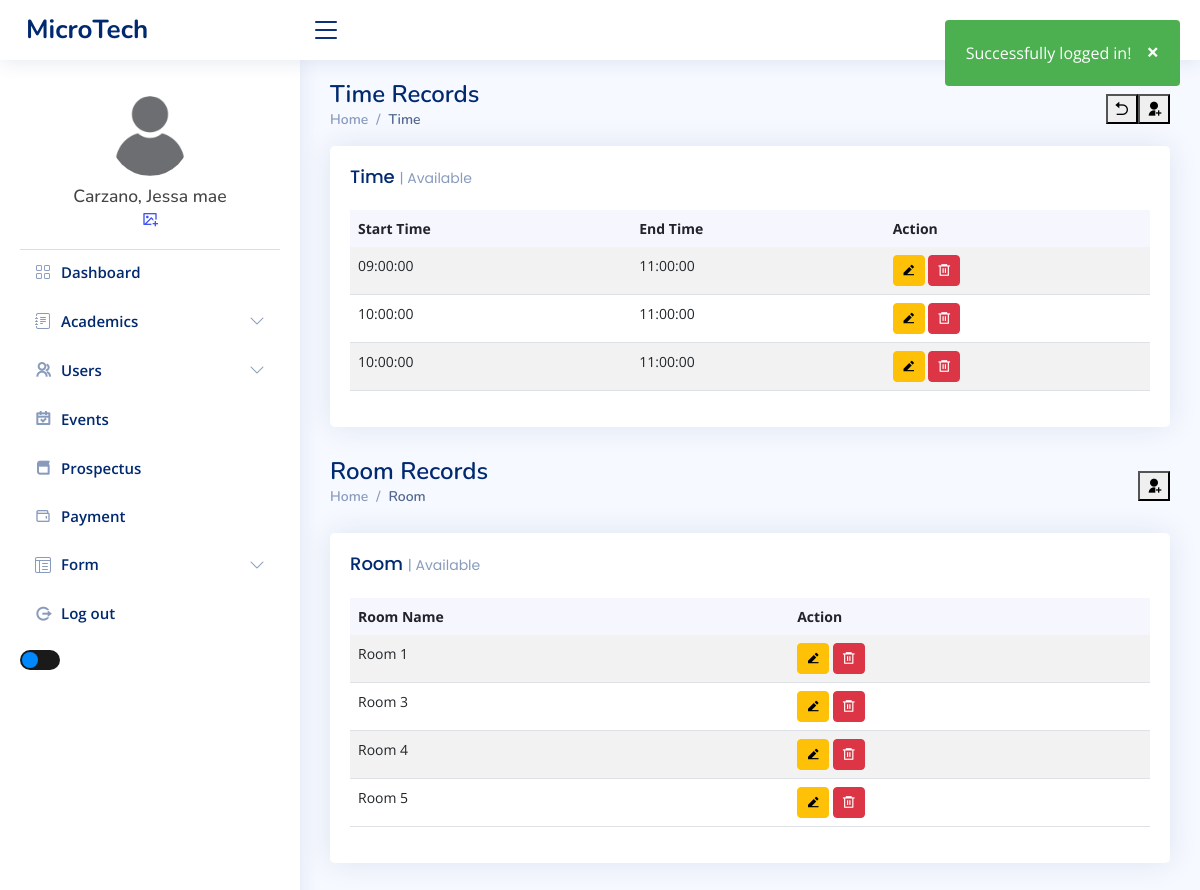
The page /admin/set-slots.php (signed in) on the database as committed earlier.
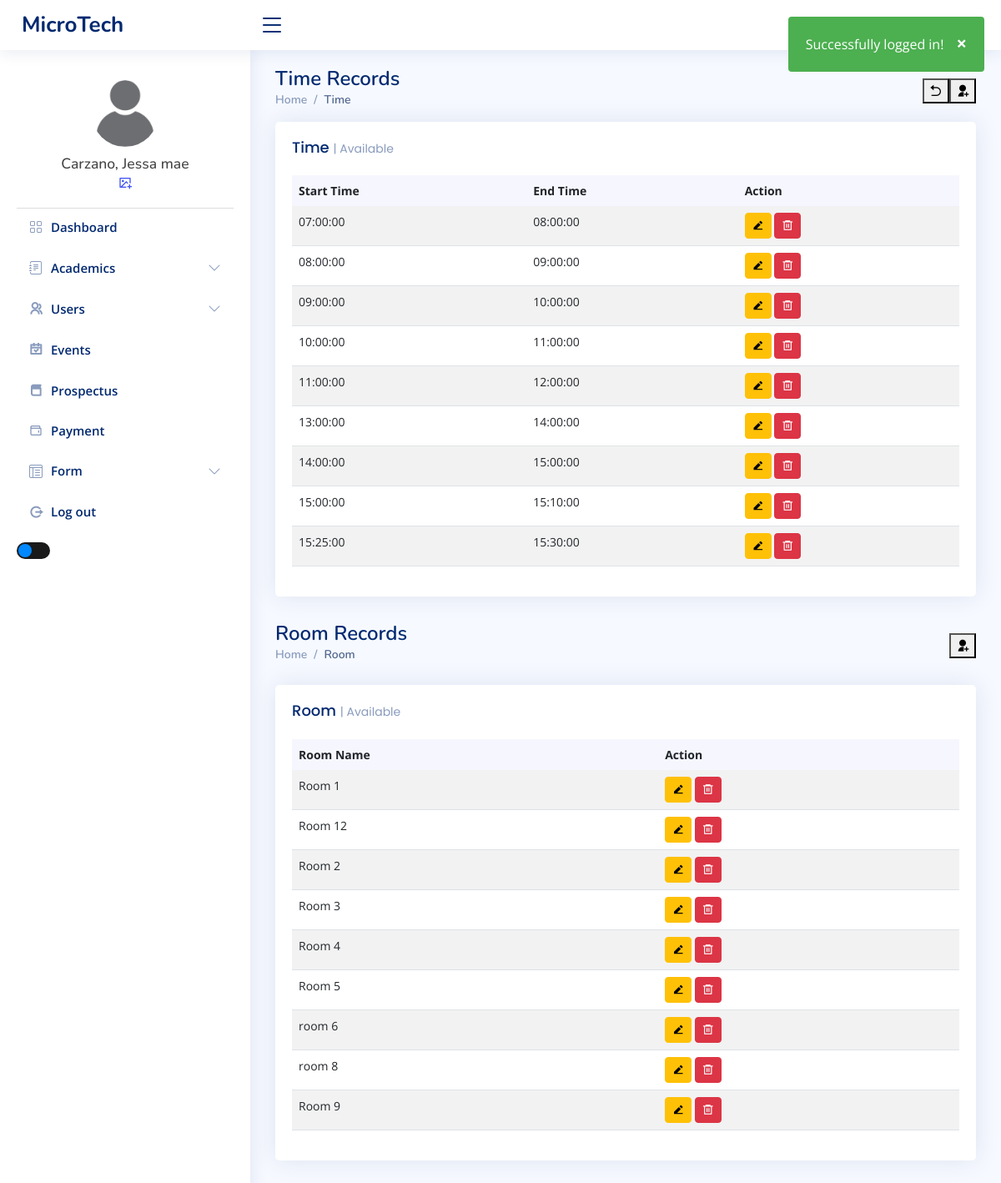
The same page on the database as committed later.
### tables this page shows
CREATE TABLE `tbl_sched_time` (
  `time_id` int(11) NOT NULL,
  `start_time` time DEFAULT NULL,
  `end_time` time DEFAULT NULL
);

CREATE TABLE `tbl_rooms` (
  `room_id` int(11) NOT NULL,
  `room_name` varchar(50) DEFAULT NULL
);

### admin/set-slots.php (the view, shortened to what the changed rows need)
<?php include_once "../templates/header.php" ?>
<?php
$connection = new Connection();
$conn = $connection->open();
$timeSlots = [];
$rooms = [];
try {
    $stmt = $conn->prepare("SELECT * FROM tbl_sched_time ORDER BY start_time, end_time");
    $stmt->execute();
    $timeSlots = $stmt->fetchAll(PDO::FETCH_ASSOC);
    $stmt = $conn->prepare("SELECT * FROM tbl_rooms ORDER BY room_name");
    $stmt->execute();
    $rooms = $stmt->fetchAll(PDO::FETCH_ASSOC);
} catch (PDOException $e) {
    echo "Error: " . $e->getMessage();
}
?>
<main id="main" class="main">
    <div class="pagetitle">
        <h1> Time Records</h1>
    </div>
    <section class="section dashboard">
        <div class="row">
            <div class="col-12">
                <div class="card recent-sales overflow-auto">
                    <div class="card-body">
                        <table class="table table-striped datatable">
                            <thead>
                                <tr>
                                    <th scope="col">Start Time</th>
                                    <th scope="col">End Time</th>
                                    <th scope="col">Action</th>
                                </tr>
                            </thead>
                            <tbody>
                                <?php foreach ($timeSlots as $slot): ?>
                                    <tr>
                                        <td><?php echo htmlspecialchars($slot['start_time']); ?></td>
                                        <td><?php echo htmlspecialchars($slot['end_time']); ?></td>
                                        <td>
                                            <button class="btn btn-sm btn-warning ri-edit-2-fill edit-time" data-id="<?php echo $slot['time_id']; ?>" data-start="<?php echo htmlspecialchars($slot['start_time']); ?>" data-end="<?php echo htmlspecialchars($slot['end_time']); ?>"></button>
                                            <button class="btn btn-sm btn-danger ri-delete-bin-6-line delete-time" data-id="<?php echo $slot['time_id']; ?>"></button>
                                        </td>
                                    </tr>
                                <?php endforeach; ?>
                            </tbody>
                        </table>
                    </div>
                </div>
            </div>
            <div class="pagetitle">
                <h1> Room Records</h1>
            </div>
            <div class="col-12">
                <div class="card recent-sales overflow-auto">
                    <div class="card-body">
                        <table class="table table-striped datatable">
                            <thead>
                                <tr>
                                    <th scope="col">Room Name</th>
                                    <th scope="col">Action</th>
                                </tr>
                            </thead>
                            <tbody>
                                <?php foreach ($rooms as $room): ?>
                                    <tr>
                                        <td><?php echo htmlspecialchars($room['room_name']); ?></td>
                                        <td>
                                            <button class="btn btn-sm btn-warning ri-edit-2-fill edit-room"
                                                data-id="<?php echo $room['room_id']; ?>"
                                                data-name="<?php echo htmlspecialchars($room['room_name']); ?>"></button>
                                            <button class="btn btn-sm btn-danger ri-delete-bin-6-line delete-room"
                                                data-id="<?php echo $room['room_id']; ?>"></button>
                                        </td>
                                    </tr>
                                <?php endforeach; ?>
                            </tbody>
                        </table>
                    </div>
                </div>
            </div>
        </div>
    </section>
</main>
<link rel="stylesheet" href="https://cdn.jsdelivr.net/npm/sweetalert2@11/dist/sweetalert2.min.css">
<?php include_once "../templates/footer.php" ?>

Rows that differ between the two databases and show on the page:
added tbl_sched_time: start_time "07:00:00", end_time "08:00:00"
added tbl_sched_time: start_time "08:00:00", end_time "09:00:00"
changed tbl_sched_time (number 3 of 9 on the later page): end_time "11:00:00" → "10:00:00"
changed tbl_sched_time (number 5 of 9 on the later page): start_time "10:00:00" → "11:00:00"; end_time "11:00:00" → "12:00:00"
added tbl_sched_time: start_time "13:00:00", end_time "14:00:00"
added tbl_sched_time: start_time "14:00:00", end_time "15:00:00"
added tbl_sched_time: start_time "15:00:00", end_time "15:10:00"
added tbl_sched_time: start_time "15:25:00", end_time "15:30:00"
added tbl_rooms: room_name "Room 12"
added tbl_rooms: room_name "Room 2"
added tbl_rooms: room_name "room 6"
added tbl_rooms: room_name "room 8"
added tbl_rooms: room_name "Room 9"
